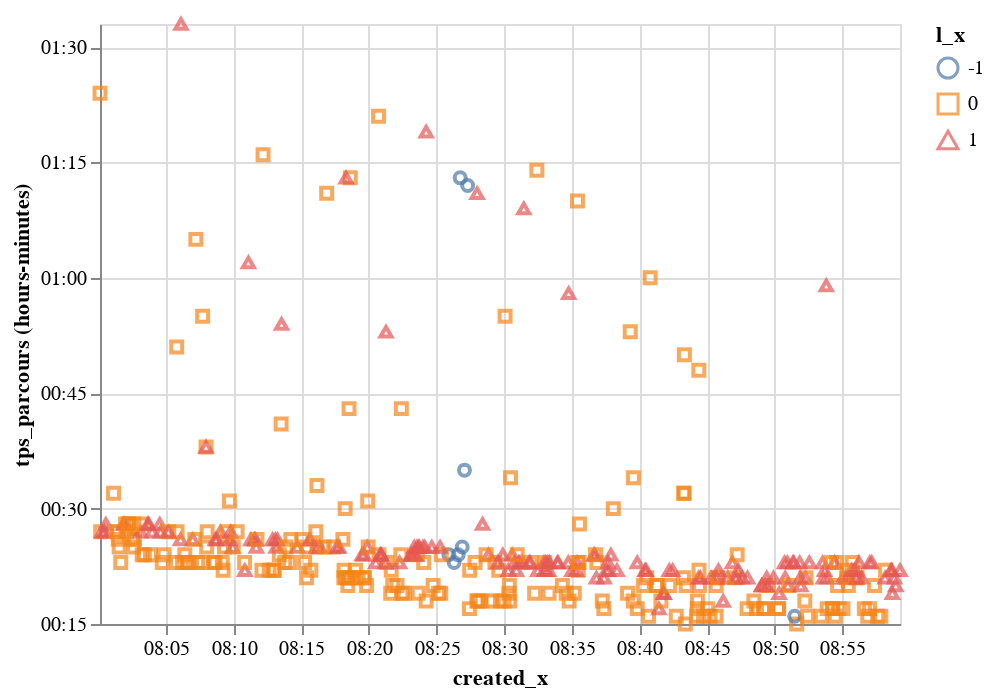

Notebook code for this chart:
### Code cell
#Creer une visualisation
pour_image=df_8h_9h_tv_ss_filtre[['created_x','tps_parcours','l_x']].copy() #copier les données avec juste ce qu'il faut
pour_image.tps_parcours=pd.to_datetime('2018-01-01')+pour_image.tps_parcours #refernce à une journée à 00:00 car timedeltas non geres par altair (json en general)
chart = alt.Chart(pour_image) #cf altair
alt.Chart(pour_image).mark_point().encode(
    x='created_x',
    y='hoursminutes(tps_parcours)',
	color='l_x:N',
	shape='l_x:N')

### Figure 1 — Vega-Lite specification as saved in the notebook (floating-point values rounded to 4 significant figures; data arrays with more than 128 entries replaced by an {"elided": "..."} marker saying what was removed)
{"$schema": "https://vega.github.io/schema/vega-lite/v2.6.0.json", "config": {"view": {"height": 300, "width": 400}}, "data": {"name": "data-1c1356ea3a97de34a0634db7ff0656d7"}, "datasets": {"data-1c1356ea3a97de34a0634db7ff0656d7": {"elided": "387 records"}}, "encoding": {"color": {"field": "l_x", "type": "nominal"}, "shape": {"field": "l_x", "type": "nominal"}, "x": {"field": "created_x", "type": "temporal"}, "y": {"field": "tps_parcours", "timeUnit": "hoursminutes", "type": "temporal"}}, "mark": "point"}
